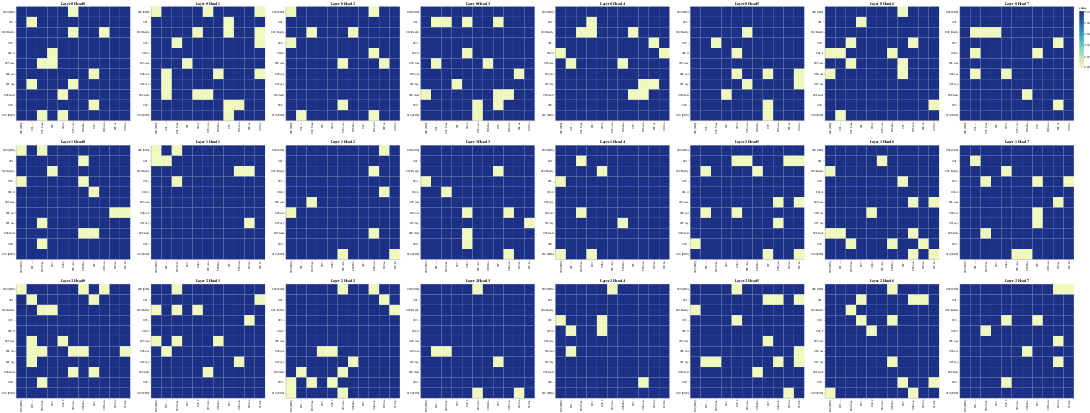

Notebook source saved alongside this figure:
### Code cell
# Cross Attention
get_all_attention_maps(
    "encoder-decoder",
    layers,
    heads,
    encoder_input_tokens,
    decoder_input_tokens,
    min(20, sentence_len),
)
